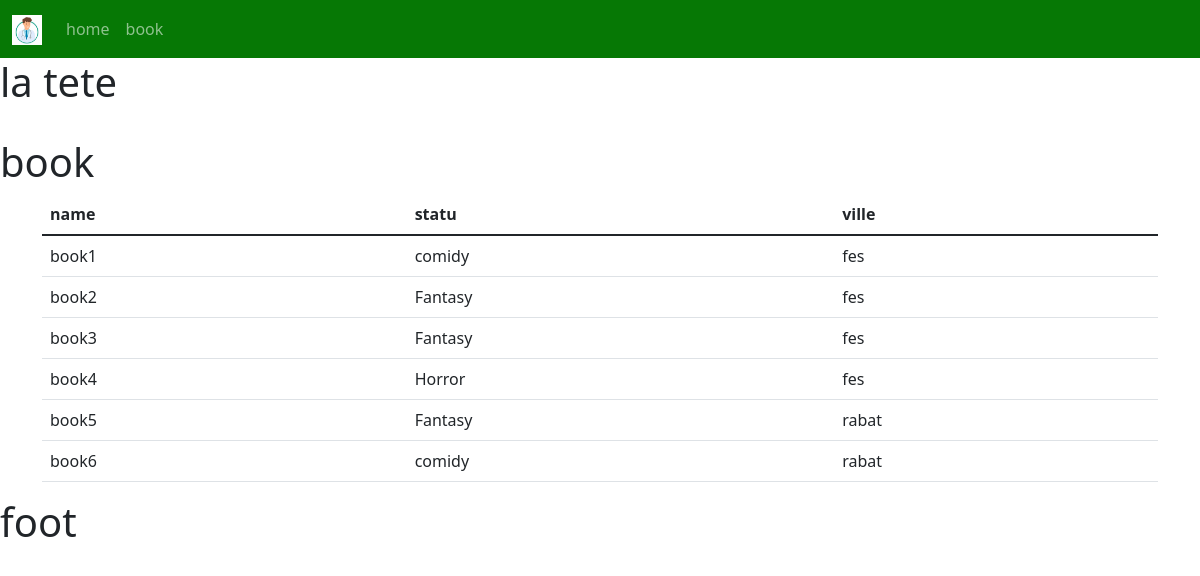
/book/, run on the app's committed database.
### cabinetMedical/models.py (models this page shows, shortened)
class book(models.Model):
    STATUS= (
        ('comidy','comidy'),
        ('Fantasy','Fantasy'),
        ('Horror','Horror')
    )
    name = models.CharField(max_length = 100 , null=True)
    statu = models.CharField(max_length = 50 , null=True , choices=STATUS)
    date_created = models.DateTimeField(auto_now_add=True , null=True)
    ville = models.CharField(max_length = 100 , null=True)
    client = models.ForeignKey(Client , null=True ,on_delete=models.SET_NULL )
    tags = models.ManyToManyField(Tag)

### cabinetMedical/views.py (the view)
# urls.py: path('book/', views.boook , name="book"),
def boook(request):
    vbook = book.objects.all()
    return render (request , 'cabinetMedical/book.html',{'Book': vbook})

### cabinetMedical/templates/cabinetMedical/book.html
{% extends 'cabinetMedical/projeet.html' %}
{% block content %}
      <h1 class="pt-4 ">book</h1>
      <div class="container">
      <table class="table">
            <thead>
              <tr>
                <th scope="col">name</th>
                <th scope="col">statu</th>
                <th scope="col">ville</th>
              </tr>
            </thead>
            <tbody>
                {% for item in Book %}
            <tr>
                <td>{{item.name}}</td>
                <td>{{item.statu}}</td>
                <td>{{item.ville}}</td>
            </tr>
                {% endfor  %}
            </tbody>
          </table>
      </div>
{% endblock  %}

### data on the page
book: name "book1", statu "comidy", ville "fes"
book: name "book2", statu "Fantasy", ville "fes"
book: name "book3", statu "Fantasy", ville "fes"
book: name "book4", statu "Horror", ville "fes"
book: name "book5", statu "Fantasy", ville "rabat"
book: name "book6", statu "comidy", ville "rabat"
